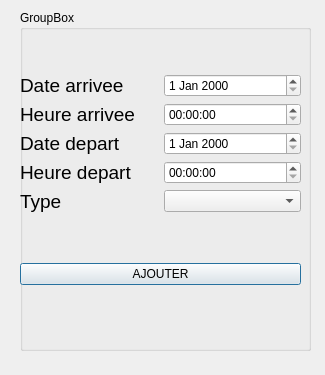
<?xml version="1.0" encoding="UTF-8"?>
<ui version="4.0">
 <class>ajouter</class>
 <widget class="QDialog" name="ajouter">
  <property name="geometry">
   <rect>
    <x>0</x>
    <y>0</y>
    <width>325</width>
    <height>375</height>
   </rect>
  </property>
  <property name="windowTitle">
   <string>Dialog</string>
  </property>
  <widget class="QGroupBox" name="groupBox">
   <property name="geometry">
    <rect>
     <x>20</x>
     <y>10</y>
     <width>291</width>
     <height>341</height>
    </rect>
   </property>
   <property name="title">
    <string>GroupBox</string>
   </property>
   <widget class="QWidget" name="verticalLayoutWidget_3">
    <property name="geometry">
     <rect>
      <x>0</x>
      <y>20</y>
      <width>281</width>
      <height>301</height>
     </rect>
    </property>
    <layout class="QVBoxLayout" name="verticalLayout_4">
     <item>
      <layout class="QHBoxLayout" name="horizontalLayout_3">
       <item>
        <layout class="QVBoxLayout" name="verticalLayout">
         <item>
          <widget class="QLabel" name="label">
           <property name="font">
            <font>
             <pointsize>14</pointsize>
            </font>
           </property>
           <property name="text">
            <string>Date arrivee</string>
           </property>
          </widget>
         </item>
         <item>
          <widget class="QLabel" name="label_4">
           <property name="font">
            <font>
             <pointsize>14</pointsize>
            </font>
           </property>
           <property name="text">
            <string>Heure arrivee</string>
           </property>
          </widget>
         </item>
         <item>
          <widget class="QLabel" name="label_3">
           <property name="font">
            <font>
             <pointsize>14</pointsize>
            </font>
           </property>
           <property name="text">
            <string>Date depart</string>
           </property>
          </widget>
         </item>
         <item>
          <widget class="QLabel" name="label_2">
           <property name="font">
            <font>
             <pointsize>14</pointsize>
            </font>
           </property>
           <property name="text">
            <string>Heure depart</string>
           </property>
          </widget>
         </item>
         <item>
          <widget class="QLabel" name="label_6">
           <property name="font">
            <font>
             <pointsize>14</pointsize>
            </font>
           </property>
           <property name="text">
            <string>Type</string>
           </property>
          </widget>
         </item>
        </layout>
       </item>
       <item>
        <layout class="QVBoxLayout" name="verticalLayout_2">
         <item>
          <widget class="QDateEdit" name="dateArrivee"/>
         </item>
         <item>
          <widget class="QTimeEdit" name="heureArrivee"/>
         </item>
         <item>
          <widget class="QDateEdit" name="dateDepart"/>
         </item>
         <item>
          <widget class="QTimeEdit" name="heureDepart"/>
         </item>
         <item>
          <widget class="QComboBox" name="type"/>
         </item>
        </layout>
       </item>
      </layout>
     </item>
     <item>
      <widget class="QPushButton" name="btnAjouter">
       <property name="text">
        <string>AJOUTER</string>
       </property>
      </widget>
     </item>
    </layout>
   </widget>
  </widget>
 </widget>
 <resources/>
 <connections/>
</ui>
